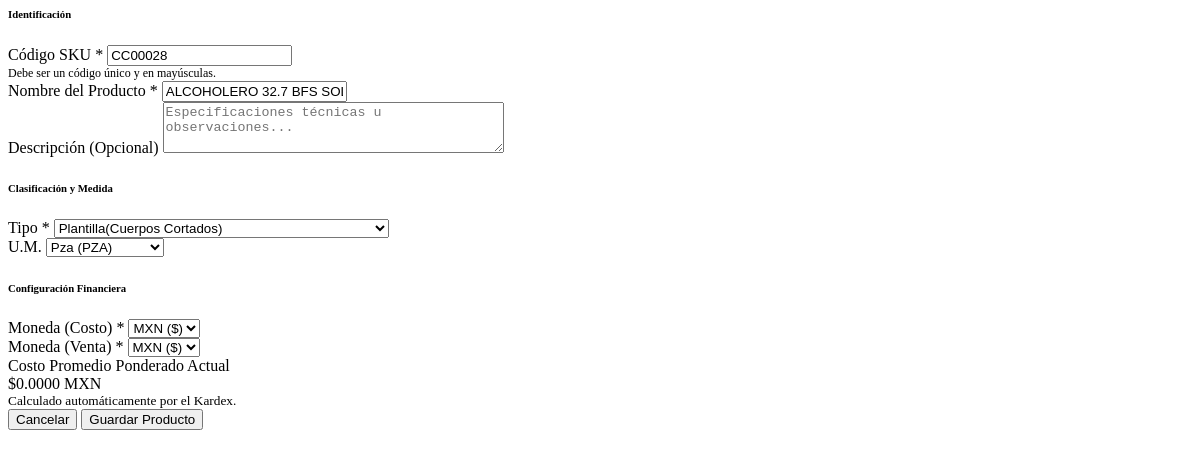
The page /inventario/catalogo/editar/148/ (signed in) on the database as committed earlier.
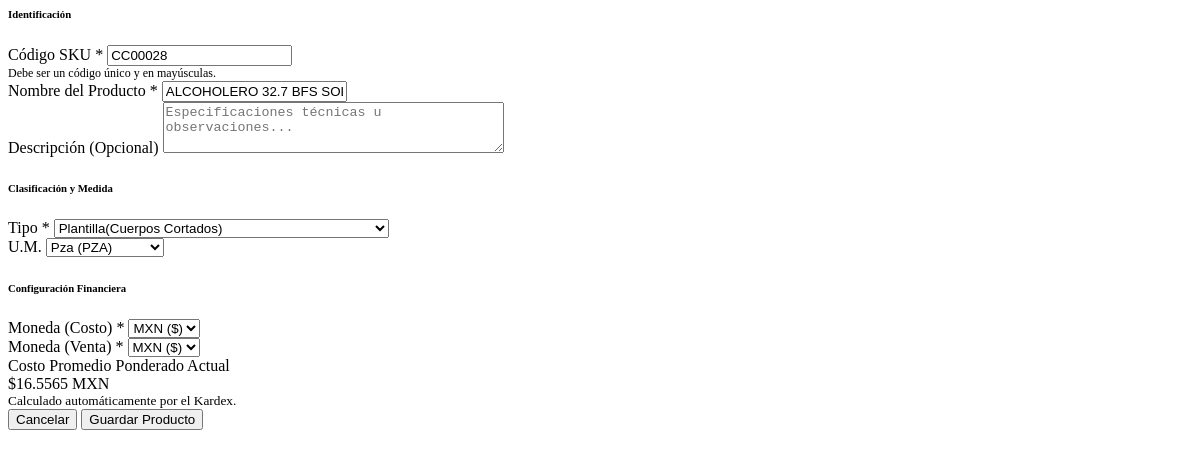
The same page on the database as committed later.
### inventario/models.py (models this page shows, shortened)
class Producto(models.Model):
    MATERIA_PRIMA = 'MP'
    COMPONENTE = 'CP'
    PRODUCTO_TERMINADO = 'PT'
    HOJALATA_ROLLO = 'HR'
    HOJA_LITOGRAFIADA = 'HL'
    HOJA_CORTADA = 'HC'
    PLANTILLA = 'CC'
    TIPO_PRODUCTO_CHOICES = [
        (MATERIA_PRIMA, 'Materia Prima (Materiales de Empaque/Cobre/Bzniz)'),
        (COMPONENTE, 'Componente (Conos/Fondos/Boq./Válvulas)'),
        (PRODUCTO_TERMINADO, 'Bote Terminado (Aerosol,Alcoholero,Pintura)'),
        (HOJALATA_ROLLO, 'Hojalata Rollo'),
        (HOJA_LITOGRAFIADA, 'Hoja (Litografiada / Barnizada)'),
        (HOJA_CORTADA, 'Hoja Cortada Plain'),
        (PLANTILLA, 'Plantilla(Cuerpos Cortados)'),
    ]
    nombre = models.CharField(max_length=255)
    sku = models.CharField(max_length=50, unique=True, help_text="Ej: AE-001 (Aerosol) o MP-BAR-EPO (Barniz)")
    descripcion = models.TextField(blank=True, null=True)
    tipo = models.CharField(max_length=2, choices=TIPO_PRODUCTO_CHOICES, default=PRODUCTO_TERMINADO)
    unidad_medida = models.ForeignKey(UnidadMedida, on_delete=models.PROTECT, help_text="Ej: Pza, Kg")
    moneda_base_costo = models.ForeignKey(
        Moneda, on_delete=models.PROTECT, related_name='productos_costo', help_text="Moneda en la que se rastrea el costo promedio"
    )
    moneda_base_venta = models.ForeignKey(
        Moneda, on_delete=models.PROTECT, related_name='productos_venta', help_text="Moneda de referencia para precios de venta"
    )
    costo_promedio_mxn = models.DecimalField(
        max_digits=18, decimal_places=6, default=Decimal('0.000000'), help_text="Costo promedio unitario en MXN para contabilidad"
    )
    clave_sat = models.CharField(
        max_length=10, default='24121800',
        verbose_name="Clave SAT Prod/Serv",
        help_text="Clave de producto/servicio SAT (ej. 24121800 para empaques y envases metálicos)"
    )
    clave_unidad_sat = models.CharField(
        max_length=10, default='H87',
        verbose_name="Clave Unidad SAT",
        help_text="Clave de unidad de medida SAT (ej. H87 para Pieza, KGM para Kilogramo)"
    )
    class Meta:
        verbose_name = "Producto"
        verbose_name_plural = "Catálogo de Productos"

### inventario/views.py (the view)
# urls.py: path('catalogo/editar/<int:pk>/', views.guardar_producto_view, name='producto_editar'),
@login_required
@permission_required('inventario.change_producto', raise_exception=True) # Seguridad basada en roles
def guardar_producto_view(request, pk=None):
    if pk:
        producto = get_object_or_404(Producto, pk=pk)
    else:
        producto = Producto()
    if request.method == 'POST':
        form = ProductoForm(request.POST, instance=producto)
        if form.is_valid():
            form.save()
            response = HttpResponse()
            response['HX-Trigger'] = 'productoGuardado'
            return response
    else:
        form = ProductoForm(instance=producto)
    return render(request, 'inventario/partials/_producto_form.html', {'form': form, 'producto': producto})
    pass

### general/models.py (called while the page is built)
    def __str__(self):
        return f"{self.codigo} ({self.simbolo})"

### inventario/models.py (called while the page is built)
    def __str__(self):
        return f"{self.nombre} ({self.codigo})"

### inventario/templates/inventario/partials/_producto_form.html (shortened to what this page needs)
<form hx-post="{% if producto.id %}{% url 'inventario:producto_editar' producto.id %}{% else %}{% url 'inventario:producto_crear' %}{% endif %}"
      hx-target="#offcanvas-content"
      hx-swap="innerHTML"
      class="needs-validation">
    <h6 class="text-uppercase text-muted fw-bold small mb-3 border-bottom pb-2">Identificación</h6>
    <div class="mb-3">
        <label for="{{ form.sku.id_for_label }}" class="form-label small fw-semibold text-dark">Código SKU <span class="text-danger">*</span></label>
        {{ form.sku }}
        <div class="form-text" style="font-size: 0.75rem;">Debe ser un código único y en mayúsculas.</div>
    </div>
    <div class="mb-3">
        <label for="{{ form.nombre.id_for_label }}" class="form-label small fw-semibold text-dark">Nombre del Producto <span class="text-danger">*</span></label>
        {{ form.nombre }}
    </div>
    <div class="mb-4">
        <label for="{{ form.descripcion.id_for_label }}" class="form-label small fw-semibold text-dark">Descripción (Opcional)</label>
        {{ form.descripcion }}
    </div>
    <h6 class="text-uppercase text-muted fw-bold small mb-3 border-bottom pb-2">Clasificación y Medida</h6>
    <div class="row g-3 mb-4">
        <div class="col-md-6">
            <label for="{{ form.tipo.id_for_label }}" class="form-label small fw-semibold text-dark">Tipo <span class="text-danger">*</span></label>
            {{ form.tipo }}
        </div>
        <div class="col-md-6">
            <label class="form-label fw-semibold small text-secondary">U.M.</label>
            {{ form.unidad_medida }}
        </div>
    </div>
    <h6 class="text-uppercase text-muted fw-bold small mb-3 border-bottom pb-2">Configuración Financiera</h6>
    <div class="row g-3 mb-4">
        <div class="col-md-6">
            <label for="{{ form.moneda_base_costo.id_for_label }}" class="form-label small fw-semibold text-dark">Moneda (Costo) <span class="text-danger">*</span></label>
            {{ form.moneda_base_costo }}
        </div>
        <div class="col-md-6">
            <label for="{{ form.moneda_base_venta.id_for_label }}" class="form-label small fw-semibold text-dark">Moneda (Venta) <span class="text-danger">*</span></label>
            {{ form.moneda_base_venta }}
        </div>
    </div>
    {% if producto.id %}
    <div class="p-3 bg-light rounded-3 border mb-4">
        <label class="form-label small fw-semibold text-muted mb-0">Costo Promedio Ponderado Actual</label>
        <div class="fs-5 fw-bold text-dark">${{ producto.costo_promedio_mxn|floatformat:4 }} <span class="fs-6 text-muted">MXN</span></div>
        <small class="text-muted d-block mt-1">Calculado automáticamente por el Kardex.</small>
    </div>
    {% endif %}
    <div class="d-flex justify-content-end gap-2 mt-4 pt-3 border-top">
        <button type="button" class="btn btn-light border shadow-sm" data-bs-dismiss="offcanvas">Cancelar</button>
        {% if perms.inventario.change_producto %}
        <button type="submit" class="btn btn-primary shadow-sm">
             Guardar Producto
        </button>
        {% endif %}
    </div>
</form>

Rows that differ between the two databases and show on the page:
changed Producto "CC00028": costo_promedio_mxn "0.0000" → "16.5565"
